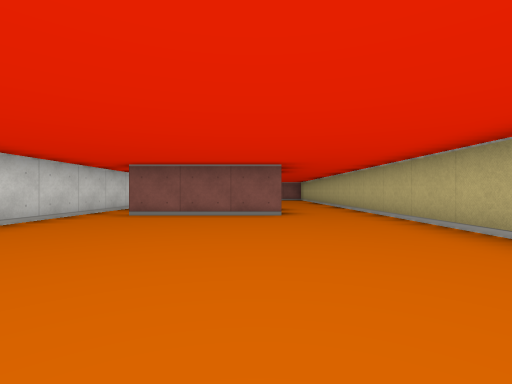
view 1 (above)

14 first-person views from a walk through a cub3D ray-caster map. The camera is about half as high as the walls, looks level and sees 85° across. The floor is counted in squares. Each view is taken from the middle of a square. On the plan, view 1 faces up. The plan holds only what a view shows up to about 9 squares ahead; the rest is blank.

view 2
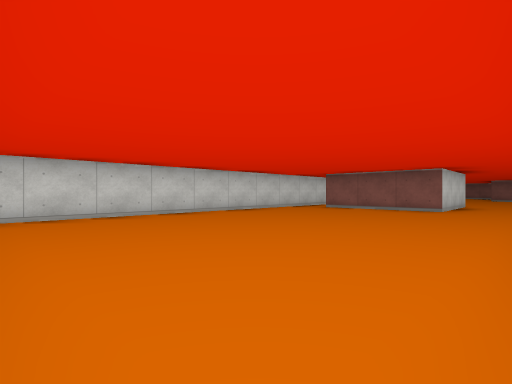

view 3
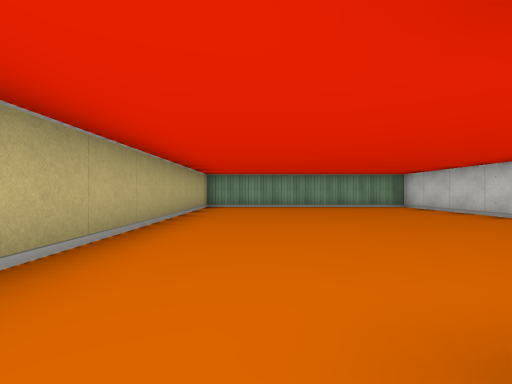

view 4
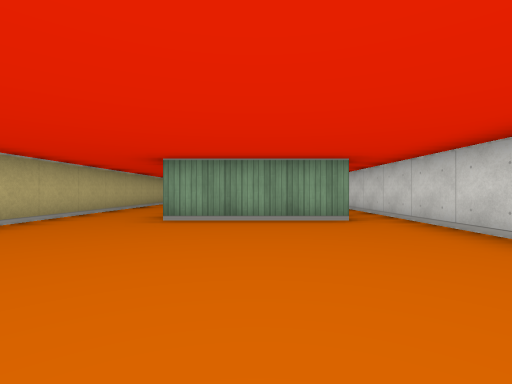

view 5
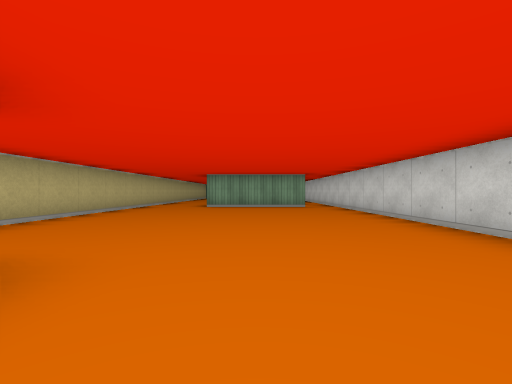

view 6
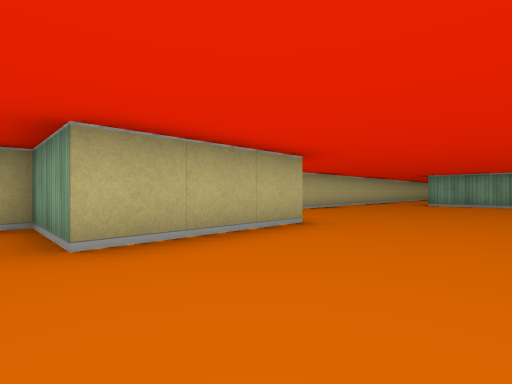

view 7
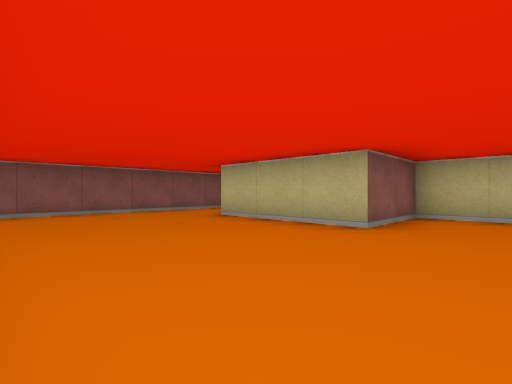

view 8
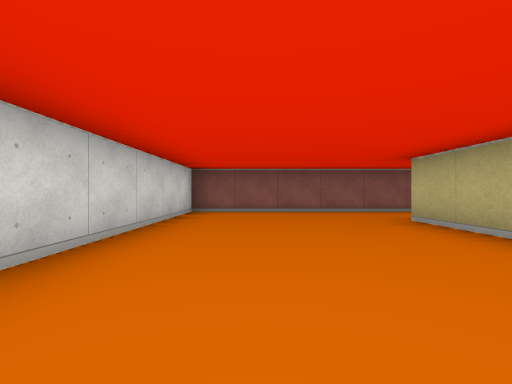

view 9
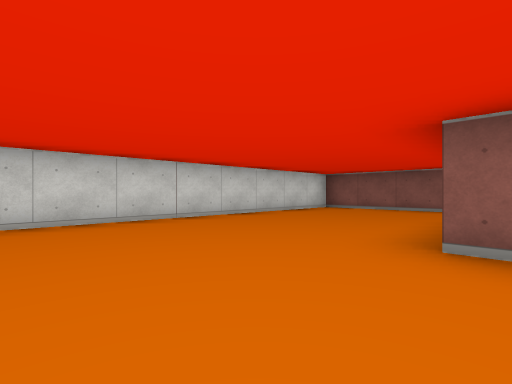

view 10
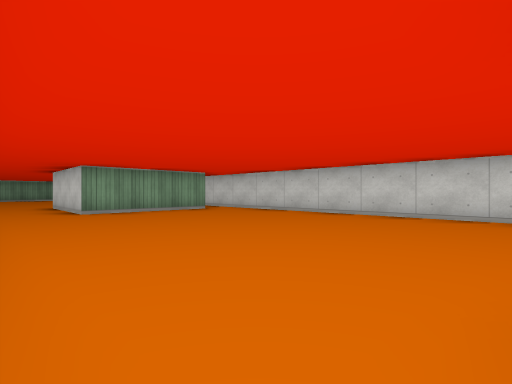

view 11
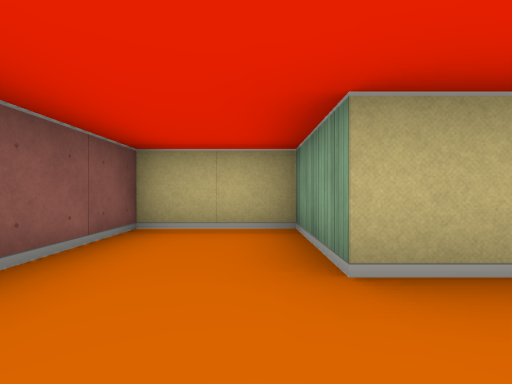

view 12
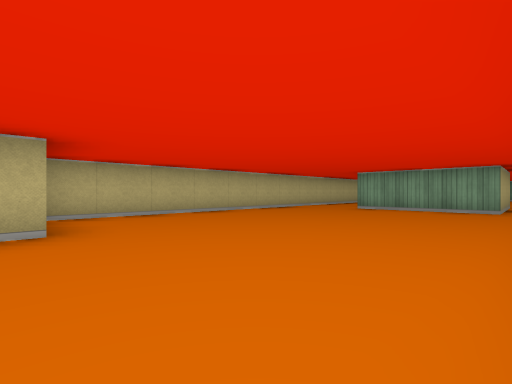

view 13
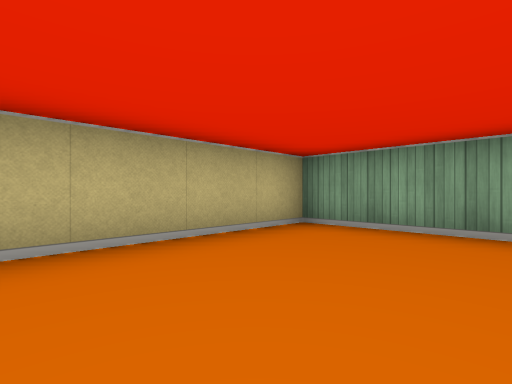

view 14
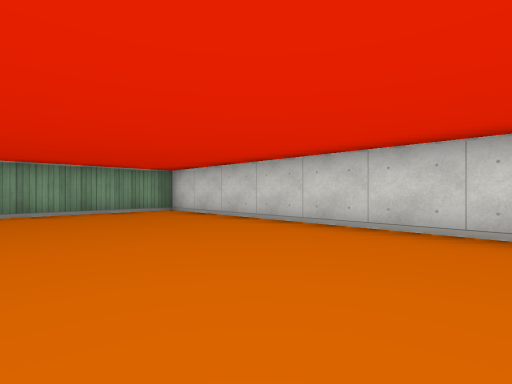

### Floor plan
Points are (right, up) in squares from view 1. A wall is a line through its corners. A room is listed if a view was taken in it or the views show most of it. See-through windows are left out.
Room 1 (views 1, 2, 3, 13, 14)
walls: (-2.5, 5.8) (-2.5, 8.5); (0.5, 8.5) (0.5, 5.5) (-2.5, 5.5); (-3.5, 8.5) (-3.5, -2.5) (2.5, -2.5) (2.5, 8.5)
ways out: opening at (-3, 8) to room 2; opening at (1.5, 8) to room 2
Room 2 (views 4, 5, 6, 7, 8, 9, 10, 11, 12)
walls: (-2.5, 8.5) (0.5, 8.5); (2.5, 8.5) (2.5, 15.5) (0.5, 15.5) (0.5, 18.5) (2.5, 18.5) (2.5, 20.5) (-3.5, 20.5) (-3.5, 8.5)
ways out: opening at (-3, 8) to room 1; opening at (1.5, 8) to room 1

Positions as (right, up) in squares from view 1, and headings:
1: (0, 0), facing up
2: (2, -2), facing up-left
3: (1, 6), facing down
4: (-1, 13), facing down
5: (-1, 17), facing down
6: (-2, 19), facing down-right
7: (-3, 14), facing up-right
8: (-2, 14), facing up
9: (1, 13), facing up-left
10: (2, 15), facing down-left
11: (-1, 19), facing right
12: (-3, 16), facing down-right
13: (0, 1), facing down-right
14: (0, 4), facing down-left
